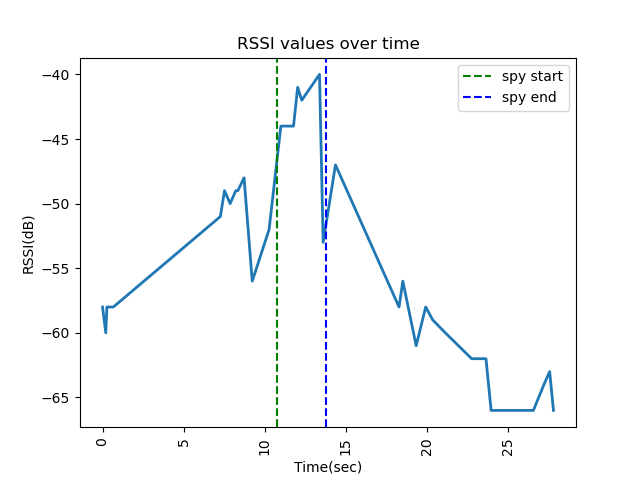

Write Python code to recreate this figure.
import matplotlib.pyplot as plt
import numpy as np
import pandas as pd
from datetime import datetime, timedelta

df = pd.read_csv('rssi2.csv')


x = df['timestamp']
y = df['rssi']

df['datetime'] = pd.to_datetime(x,format="%d/%m/%Y,%H:%M:%S.%f")
df['diff_time'] = df['datetime'] - df['datetime'].iloc[0]
df['diff_sec'] = df['diff_time'].dt.total_seconds()
#print(df['diff_sec'])


window_size = 3
df['rssi_smooth'] = df['rssi'].rolling(window = window_size, center = True).mean()

peak_idex = df['rssi_smooth'].idxmax()
peak_time = df['diff_sec'][peak_idex]

s_w = peak_time - window_size/2
e_w = peak_time + window_size/2


fig, ax = plt.subplots()
ax.plot(df['diff_sec'], y, linewidth=2.0)
plt.xlabel('Time(sec)')
plt.ylabel('RSSI(dB)')
plt.title('RSSI values over time')
ax.axvline(x = s_w, color = 'green', linestyle = '--', label = 'spy start')
ax.axvline(x = e_w, color = 'blue', linestyle = '--', label = 'spy end')
plt.xticks(rotation = 90)
plt.legend()
plt.show()
